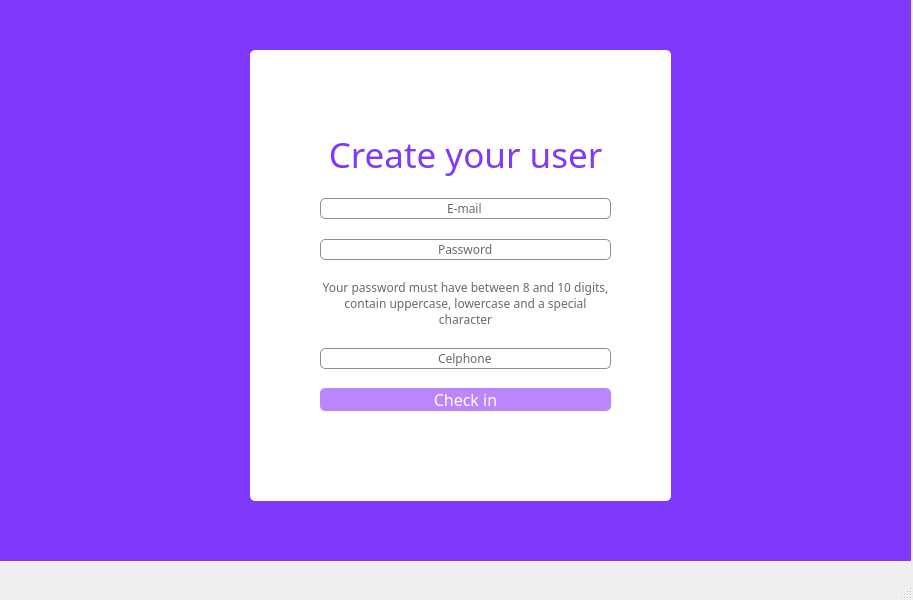
<?xml version="1.0" encoding="UTF-8"?>
<ui version="4.0">
 <class>MainWindow</class>
 <widget class="QMainWindow" name="MainWindow">
  <property name="geometry">
   <rect>
    <x>0</x>
    <y>0</y>
    <width>913</width>
    <height>600</height>
   </rect>
  </property>
  <property name="windowTitle">
   <string>MainWindow</string>
  </property>
  <widget class="QWidget" name="centralwidget">
   <widget class="QWidget" name="widget" native="true">
    <property name="geometry">
     <rect>
      <x>0</x>
      <y>0</y>
      <width>911</width>
      <height>561</height>
     </rect>
    </property>
    <property name="styleSheet">
     <string notr="true">background-color: rgb(127, 57, 251);</string>
    </property>
    <widget class="QFrame" name="frame">
     <property name="geometry">
      <rect>
       <x>250</x>
       <y>50</y>
       <width>421</width>
       <height>451</height>
      </rect>
     </property>
     <property name="styleSheet">
      <string notr="true">background-color: rgb(255, 255, 255);
border-radius: 5px;</string>
     </property>
     <property name="frameShape">
      <enum>QFrame::StyledPanel</enum>
     </property>
     <property name="frameShadow">
      <enum>QFrame::Raised</enum>
     </property>
     <widget class="QWidget" name="">
      <property name="geometry">
       <rect>
        <x>70</x>
        <y>80</y>
        <width>291</width>
        <height>281</height>
       </rect>
      </property>
      <layout class="QVBoxLayout" name="verticalLayout">
       <item>
        <widget class="QLabel" name="label">
         <property name="font">
          <font>
           <family>Bahnschrift</family>
           <pointsize>26</pointsize>
          </font>
         </property>
         <property name="styleSheet">
          <string notr="true">color: qlineargradient(spread:pad, x1:0, y1:0, x2:0, y2:1, stop:0 rgba(255, 255, 255, 255), stop:0.495 rgba(255, 255, 255, 255), stop:0.505 rgba(255, 0, 0, 255), stop:1 rgba(255, 0, 0, 255));

color: rgb(127, 57, 251);</string>
         </property>
         <property name="text">
          <string>Create your user</string>
         </property>
         <property name="alignment">
          <set>Qt::AlignCenter</set>
         </property>
        </widget>
       </item>
       <item>
        <spacer name="verticalSpacer">
         <property name="orientation">
          <enum>Qt::Vertical</enum>
         </property>
         <property name="sizeHint" stdset="0">
          <size>
           <width>20</width>
           <height>40</height>
          </size>
         </property>
        </spacer>
       </item>
       <item>
        <widget class="QLineEdit" name="crearusuario">
         <property name="font">
          <font>
           <family>Bahnschrift Light SemiCondensed</family>
          </font>
         </property>
         <property name="styleSheet">
          <string notr="true">background-color: rgb(255, 255, 255);
border-radius: 5px;
border: 1px solid  rgb(143, 142, 142);
color: rgb(107, 105, 105);</string>
         </property>
         <property name="text">
          <string>E-mail</string>
         </property>
         <property name="alignment">
          <set>Qt::AlignCenter</set>
         </property>
        </widget>
       </item>
       <item>
        <spacer name="verticalSpacer_2">
         <property name="orientation">
          <enum>Qt::Vertical</enum>
         </property>
         <property name="sizeHint" stdset="0">
          <size>
           <width>20</width>
           <height>40</height>
          </size>
         </property>
        </spacer>
       </item>
       <item>
        <widget class="QLineEdit" name="crearcontrasena">
         <property name="font">
          <font>
           <family>Bahnschrift Light SemiCondensed</family>
          </font>
         </property>
         <property name="styleSheet">
          <string notr="true">background-color: rgb(255, 255, 255);
border-radius: 5px;
border: 1px solid  rgb(143, 142, 142);
color: rgb(107, 105, 105);</string>
         </property>
         <property name="text">
          <string>Password</string>
         </property>
         <property name="alignment">
          <set>Qt::AlignCenter</set>
         </property>
        </widget>
       </item>
       <item>
        <spacer name="verticalSpacer_3">
         <property name="orientation">
          <enum>Qt::Vertical</enum>
         </property>
         <property name="sizeHint" stdset="0">
          <size>
           <width>20</width>
           <height>40</height>
          </size>
         </property>
        </spacer>
       </item>
       <item>
        <widget class="QLabel" name="label_2">
         <property name="font">
          <font>
           <family>Bahnschrift Light SemiCondensed</family>
           <pointsize>9</pointsize>
          </font>
         </property>
         <property name="styleSheet">
          <string notr="true">color: rgb(107, 105, 105);</string>
         </property>
         <property name="text">
          <string>Your password must have between 8 and 10 digits, contain uppercase, lowercase and a special character</string>
         </property>
         <property name="alignment">
          <set>Qt::AlignCenter</set>
         </property>
         <property name="wordWrap">
          <bool>true</bool>
         </property>
        </widget>
       </item>
       <item>
        <spacer name="verticalSpacer_4">
         <property name="orientation">
          <enum>Qt::Vertical</enum>
         </property>
         <property name="sizeHint" stdset="0">
          <size>
           <width>20</width>
           <height>40</height>
          </size>
         </property>
        </spacer>
       </item>
       <item>
        <widget class="QLineEdit" name="numcel">
         <property name="font">
          <font>
           <family>Bahnschrift Light SemiCondensed</family>
          </font>
         </property>
         <property name="styleSheet">
          <string notr="true">background-color: rgb(255, 255, 255);
border-radius: 5px;
border: 1px solid  rgb(143, 142, 142);
color: rgb(107, 105, 105);</string>
         </property>
         <property name="text">
          <string>Celphone</string>
         </property>
         <property name="alignment">
          <set>Qt::AlignCenter</set>
         </property>
        </widget>
       </item>
       <item>
        <spacer name="verticalSpacer_5">
         <property name="orientation">
          <enum>Qt::Vertical</enum>
         </property>
         <property name="sizeHint" stdset="0">
          <size>
           <width>20</width>
           <height>40</height>
          </size>
         </property>
        </spacer>
       </item>
       <item>
        <widget class="QPushButton" name="registrar">
         <property name="font">
          <font>
           <family>Bahnschrift SemiLight</family>
           <pointsize>12</pointsize>
           <weight>50</weight>
           <italic>false</italic>
           <bold>false</bold>
          </font>
         </property>
         <property name="styleSheet">
          <string notr="true">font: 63 16pt &quot;Bahnschrift SemiBold SemiConden&quot;;
font: 16pt &quot;Bahnschrift SemiLight Condensed&quot;;
font: 25 16pt &quot;Bahnschrift Light SemiCondensed&quot;;
font: 25 16pt &quot;Bahnschrift Light SemiCondensed&quot;;
font: 12pt &quot;Bahnschrift SemiLight&quot;;
color: white;
border-radius: 5px;
background-color: rgb(187, 134, 252);</string>
         </property>
         <property name="text">
          <string>Check in</string>
         </property>
        </widget>
       </item>
      </layout>
     </widget>
    </widget>
   </widget>
  </widget>
  <widget class="QMenuBar" name="menubar">
   <property name="geometry">
    <rect>
     <x>0</x>
     <y>0</y>
     <width>913</width>
     <height>21</height>
    </rect>
   </property>
  </widget>
  <widget class="QStatusBar" name="statusbar"/>
 </widget>
 <resources/>
 <connections/>
</ui>
